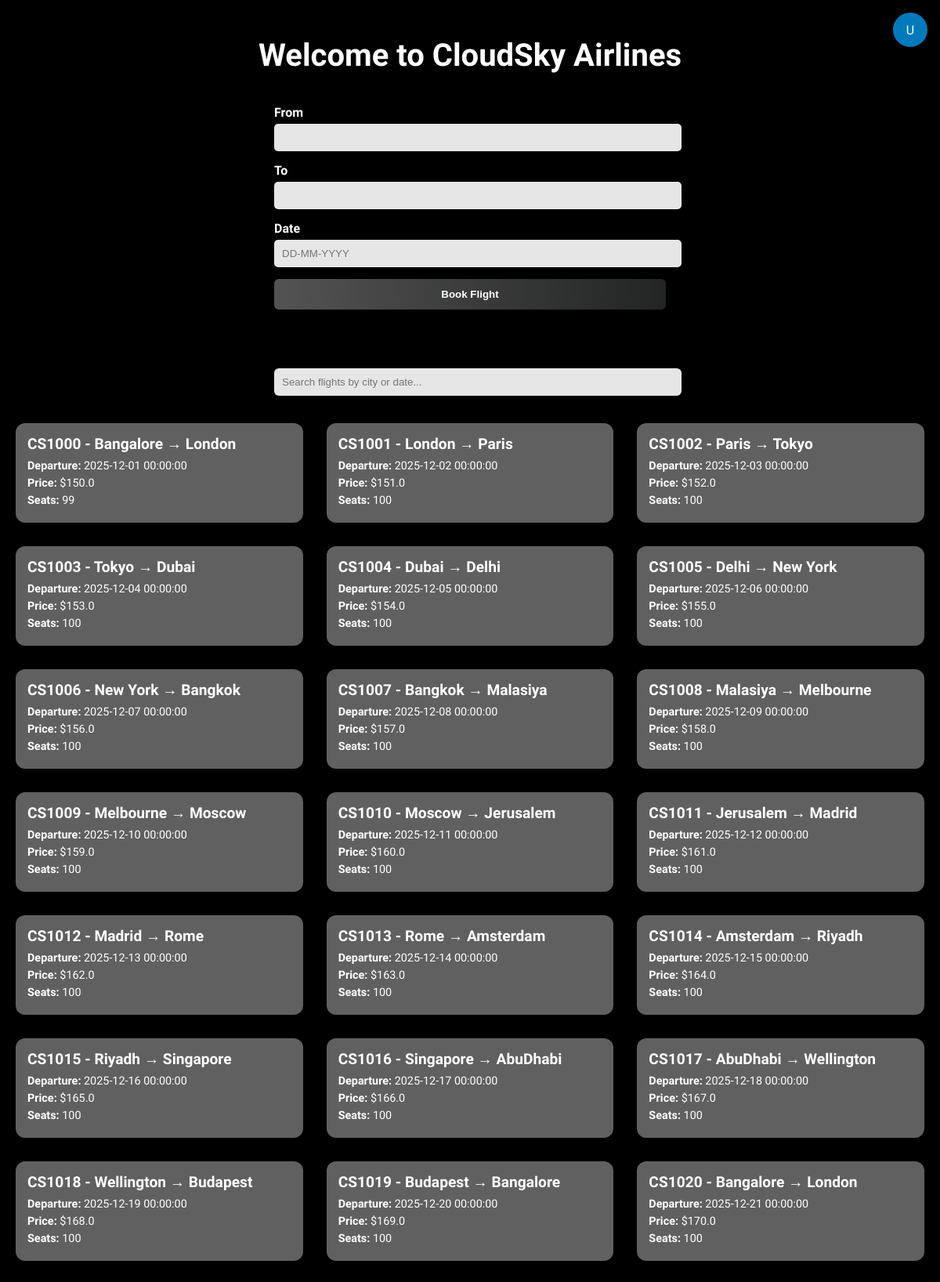
The page /home (upper part) on the database its author committed.
### tables this page shows
CREATE TABLE flights (
        id INTEGER PRIMARY KEY AUTOINCREMENT,
        flight_no TEXT UNIQUE NOT NULL,
        origin TEXT NOT NULL,
        destination TEXT NOT NULL,
        departure DATETIME NOT NULL,
        arrival DATETIME NOT NULL,
        price REAL NOT NULL,
        seats INTEGER NOT NULL,
        airline TEXT NOT NULL,
        created_at DATETIME DEFAULT CURRENT_TIMESTAMP);

### app.py (the view)
@app.route('/home')
def home():
    today = datetime.now().strftime(FRONTEND_DATE_FORMAT)
    max_date = (datetime.now() + timedelta(days=MAX_BOOKING_DAYS)).strftime(FRONTEND_DATE_FORMAT)
    with get_db_connection() as conn:
        cities = conn.execute("SELECT DISTINCT origin FROM flights UNION SELECT DISTINCT destination FROM flights").fetchall()
        flights = conn.execute("SELECT * FROM flights ORDER BY departure").fetchall()
    return render_template(
        'home.html',
        min_date=today,
        max_date=max_date,
        cities=[city['origin'] for city in cities],
        flights=flights
    )

### app.py (called while the page is built, shortened)
def get_db_connection():
    conn = sqlite3.connect(app.config['DATABASE'])
    conn.row_factory = sqlite3.Row
    return conn

@app.context_processor
def inject_user():
    user = None
    bookings = []
    return dict(current_user=user, current_user_bookings=bookings)

### templates/home.html (shortened to what this page needs)
<!DOCTYPE html>
<html lang="en">
<head>
</head>
<body>
<div class="user-area">
  <div class="user-btn" id="userBtn">
    {% if current_user %}
      {{ current_user.full_name[0]|upper }}
    {% else %}
      U
    {% endif %}
  </div>
</div>
<div id="vanta-bg"></div>
<div class="container">
  <h1>Welcome to CloudSky Airlines</h1>
  <form method="POST" action="/search">
    <div class="form-group">
      <label>From</label>
      <input type="text" name="origin" required>
    </div>
    <div class="form-group">
      <label>To</label>
      <input type="text" name="destination" required>
    </div>
    <div class="form-group">
      <label>Date</label>
      <input type="text" name="date" required placeholder="DD-MM-YYYY">
    </div>
    <button type="submit">Book Flight</button>
  </form>
  <div class="search-filter">
    <input type="text" id="flightSearch" placeholder="Search flights by city or date...">
  </div>
  <div class="flights-grid" id="flightsGrid">
    {% for flight in flights %}
    <div class="flight-card" data-origin="{{ flight.origin }}" data-destination="{{ flight.destination }}" data-date="{{ flight.departure }}">
      <div class="flight-title">{{ flight.flight_no }} - {{ flight.origin }} → {{ flight.destination }}</div>
      <div class="flight-info"><strong>Departure:</strong> {{ flight.departure }}</div>
      <div class="flight-info"><strong>Price:</strong> ${{ flight.price }}</div>
      <div class="flight-info"><strong>Seats:</strong> {{ flight.seats }}</div>
    </div>
    {% endfor %}
  </div>
</div>
</body>
</html>

### templates/home.html (style rules this page uses)
body { margin:0; font-family:'Josefin Sans',sans-serif; color:white; background:#000; overflow-x:hidden; }
#vanta-bg { position: fixed; top:0; left:0; width:100%; height:100%; z-index:-1; }
.container { display:flex; flex-direction:column; align-items:center; padding:20px; }
h1 { font-size:2.5rem; margin-bottom:20px; }
form { background:rgba(0,0,0,0.7); padding:20px; border-radius:10px; max-width:500px; width:100%; margin-bottom:20px; }
.form-group { margin-bottom:15px; }
label { display:block; margin-bottom:5px; font-weight:600; }
input { width:100%; padding:10px; border-radius:5px; border:none; background:rgba(255,255,255,0.9); }
button { background:linear-gradient(to right,#535353,#232424); color:white; padding:12px; border:none; border-radius:6px; width:100%; font-weight:700; cursor:pointer; transition:all 0.3s; }
.search-filter { max-width:500px; width:100%; margin:35px 0; }
.search-filter input { width:100%; padding:10px; border-radius:6px; border:none; background:rgba(255,255,255,0.9); }
.flights-grid { display:grid; grid-template-columns:repeat(auto-fit,minmax(250px,1fr)); gap:30px; width:100%; max-width:1200px; }
.flight-card { background:rgba(117, 116, 116, 0.829); padding:15px; border-radius:12px; box-shadow:0 4px 12px rgba(0,0,0,0.4); cursor:pointer; transition:transform 0.2s ease,background 0.3s ease; }
.flight-title { font-size:1.2rem; font-weight:bold; margin-bottom:8px; }
.flight-info { font-size:0.9rem; margin-bottom:5px; }
.user-area { position:absolute; top:16px; right:16px; }
.user-btn { background:rgba(2,136,209,0.9); border-radius:24px; width:44px; height:44px; display:flex; align-items:center; justify-content:center; cursor:pointer; }
@media (min-width: 1025px) { .flights-grid { grid-template-columns:repeat(3,1fr); } }

### rows shown on the page
flights: flight_no "CS1000", origin "Bangalore", destination "London", departure "2025-12-01 00:00:00", price "150.0", seats "99"
flights: flight_no "CS1001", origin "London", destination "Paris", departure "2025-12-02 00:00:00", price "151.0", seats "100"
flights: flight_no "CS1002", origin "Paris", destination "Tokyo", departure "2025-12-03 00:00:00", price "152.0", seats "100"
flights: flight_no "CS1003", origin "Tokyo", destination "Dubai", departure "2025-12-04 00:00:00", price "153.0", seats "100"
flights: flight_no "CS1004", origin "Dubai", destination "Delhi", departure "2025-12-05 00:00:00", price "154.0", seats "100"
flights: flight_no "CS1005", origin "Delhi", destination "New York", departure "2025-12-06 00:00:00", price "155.0", seats "100"
flights: flight_no "CS1006", origin "New York", destination "Bangkok", departure "2025-12-07 00:00:00", price "156.0", seats "100"
flights: flight_no "CS1007", origin "Bangkok", destination "Malasiya", departure "2025-12-08 00:00:00", price "157.0", seats "100"
flights: flight_no "CS1008", origin "Malasiya", destination "Melbourne", departure "2025-12-09 00:00:00", price "158.0", seats "100"
flights: flight_no "CS1009", origin "Melbourne", destination "Moscow", departure "2025-12-10 00:00:00", price "159.0", seats "100"
flights: flight_no "CS1010", origin "Moscow", destination "Jerusalem", departure "2025-12-11 00:00:00", price "160.0", seats "100"
flights: flight_no "CS1011", origin "Jerusalem", destination "Madrid", departure "2025-12-12 00:00:00", price "161.0", seats "100"
flights: flight_no "CS1012", origin "Madrid", destination "Rome", departure "2025-12-13 00:00:00", price "162.0", seats "100"
flights: flight_no "CS1013", origin "Rome", destination "Amsterdam", departure "2025-12-14 00:00:00", price "163.0", seats "100"
flights: flight_no "CS1014", origin "Amsterdam", destination "Riyadh", departure "2025-12-15 00:00:00", price "164.0", seats "100"
flights: flight_no "CS1015", origin "Riyadh", destination "Singapore", departure "2025-12-16 00:00:00", price "165.0", seats "100"
flights: flight_no "CS1016", origin "Singapore", destination "AbuDhabi", departure "2025-12-17 00:00:00", price "166.0", seats "100"
flights: flight_no "CS1017", origin "AbuDhabi", destination "Wellington", departure "2025-12-18 00:00:00", price "167.0", seats "100"
flights: flight_no "CS1018", origin "Wellington", destination "Budapest", departure "2025-12-19 00:00:00", price "168.0", seats "100"
flights: flight_no "CS1019", origin "Budapest", destination "Bangalore", departure "2025-12-20 00:00:00", price "169.0", seats "100"
flights: flight_no "CS1020", origin "Bangalore", destination "London", departure "2025-12-21 00:00:00", price "170.0", seats "100"
